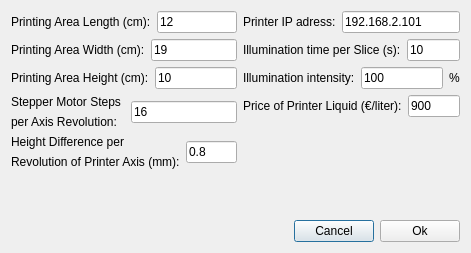
<?xml version="1.0" encoding="UTF-8"?>
<ui version="4.0">
 <class>Dialog</class>
 <widget class="QDialog" name="Dialog">
  <property name="geometry">
   <rect>
    <x>0</x>
    <y>0</y>
    <width>471</width>
    <height>253</height>
   </rect>
  </property>
  <property name="windowTitle">
   <string>Dialog</string>
  </property>
  <layout class="QVBoxLayout" name="verticalLayout_5">
   <item>
    <layout class="QHBoxLayout" name="horizontalLayout_11">
     <item>
      <layout class="QVBoxLayout" name="verticalLayout_4">
       <item>
        <layout class="QHBoxLayout" name="horizontalLayout_6">
         <item>
          <widget class="QLabel" name="label">
           <property name="text">
            <string>Printing Area Length (cm):</string>
           </property>
          </widget>
         </item>
         <item>
          <widget class="QLineEdit" name="AreaLength">
           <property name="text">
            <string>12</string>
           </property>
          </widget>
         </item>
        </layout>
       </item>
       <item>
        <layout class="QHBoxLayout" name="horizontalLayout_7">
         <item>
          <widget class="QLabel" name="label_2">
           <property name="text">
            <string>Printing Area Width (cm):</string>
           </property>
          </widget>
         </item>
         <item>
          <widget class="QLineEdit" name="AreaWidth">
           <property name="text">
            <string>19</string>
           </property>
          </widget>
         </item>
        </layout>
       </item>
       <item>
        <layout class="QHBoxLayout" name="horizontalLayout_8">
         <item>
          <widget class="QLabel" name="label_3">
           <property name="text">
            <string>Printing Area Height (cm):</string>
           </property>
          </widget>
         </item>
         <item>
          <widget class="QLineEdit" name="AreaHeight">
           <property name="text">
            <string>10</string>
           </property>
          </widget>
         </item>
        </layout>
       </item>
       <item>
        <layout class="QHBoxLayout" name="horizontalLayout_10">
         <item>
          <layout class="QVBoxLayout" name="verticalLayout_3">
           <item>
            <widget class="QLabel" name="label_11">
             <property name="text">
              <string>Stepper Motor Steps </string>
             </property>
            </widget>
           </item>
           <item>
            <widget class="QLabel" name="label_12">
             <property name="text">
              <string>per Axis Revolution:</string>
             </property>
            </widget>
           </item>
          </layout>
         </item>
         <item>
          <widget class="QLineEdit" name="StepsPerRevolution">
           <property name="text">
            <string>16</string>
           </property>
          </widget>
         </item>
        </layout>
       </item>
       <item>
        <layout class="QHBoxLayout" name="horizontalLayout_9">
         <item>
          <layout class="QVBoxLayout" name="verticalLayout">
           <item>
            <widget class="QLabel" name="label_9">
             <property name="text">
              <string>Height Difference per </string>
             </property>
            </widget>
           </item>
           <item>
            <widget class="QLabel" name="label_10">
             <property name="text">
              <string>Revolution of Printer Axis (mm):</string>
             </property>
            </widget>
           </item>
          </layout>
         </item>
         <item>
          <widget class="QLineEdit" name="HeightPerRevolution">
           <property name="text">
            <string>0.8</string>
           </property>
          </widget>
         </item>
        </layout>
       </item>
       <item>
        <spacer name="verticalSpacer_2">
         <property name="orientation">
          <enum>Qt::Vertical</enum>
         </property>
         <property name="sizeHint" stdset="0">
          <size>
           <width>20</width>
           <height>40</height>
          </size>
         </property>
        </spacer>
       </item>
      </layout>
     </item>
     <item>
      <layout class="QVBoxLayout" name="verticalLayout_2">
       <item>
        <layout class="QHBoxLayout" name="horizontalLayout_2">
         <item>
          <widget class="QLabel" name="label_4">
           <property name="text">
            <string>Printer IP adress:</string>
           </property>
          </widget>
         </item>
         <item>
          <widget class="QLineEdit" name="ipAdress">
           <property name="text">
            <string>192.168.2.101</string>
           </property>
          </widget>
         </item>
        </layout>
       </item>
       <item>
        <layout class="QHBoxLayout" name="horizontalLayout_3">
         <item>
          <widget class="QLabel" name="label_5">
           <property name="text">
            <string>Illumination time per Slice (s):</string>
           </property>
          </widget>
         </item>
         <item>
          <widget class="QLineEdit" name="illuminationTime">
           <property name="text">
            <string>10</string>
           </property>
          </widget>
         </item>
        </layout>
       </item>
       <item>
        <layout class="QHBoxLayout" name="horizontalLayout_4">
         <item>
          <widget class="QLabel" name="label_7">
           <property name="text">
            <string>Illumination intensity:</string>
           </property>
          </widget>
         </item>
         <item>
          <widget class="QLineEdit" name="illuminationIntensity">
           <property name="text">
            <string>100</string>
           </property>
          </widget>
         </item>
         <item>
          <widget class="QLabel" name="label_8">
           <property name="text">
            <string>%</string>
           </property>
          </widget>
         </item>
        </layout>
       </item>
       <item>
        <layout class="QHBoxLayout" name="horizontalLayout_5">
         <item>
          <widget class="QLabel" name="label_6">
           <property name="text">
            <string>Price of Printer Liquid (€/liter):</string>
           </property>
          </widget>
         </item>
         <item>
          <widget class="QLineEdit" name="PrinterLiquidPrice">
           <property name="text">
            <string>900</string>
           </property>
          </widget>
         </item>
        </layout>
       </item>
       <item>
        <spacer name="verticalSpacer">
         <property name="orientation">
          <enum>Qt::Vertical</enum>
         </property>
         <property name="sizeHint" stdset="0">
          <size>
           <width>20</width>
           <height>40</height>
          </size>
         </property>
        </spacer>
       </item>
       <item>
        <layout class="QHBoxLayout" name="horizontalLayout">
         <item>
          <spacer name="horizontalSpacer">
           <property name="orientation">
            <enum>Qt::Horizontal</enum>
           </property>
           <property name="sizeHint" stdset="0">
            <size>
             <width>40</width>
             <height>20</height>
            </size>
           </property>
          </spacer>
         </item>
         <item>
          <widget class="QPushButton" name="CancelButton">
           <property name="text">
            <string>Cancel</string>
           </property>
          </widget>
         </item>
         <item>
          <widget class="QPushButton" name="OkButton">
           <property name="text">
            <string>Ok</string>
           </property>
          </widget>
         </item>
        </layout>
       </item>
      </layout>
     </item>
    </layout>
   </item>
  </layout>
 </widget>
 <resources/>
 <connections/>
</ui>
